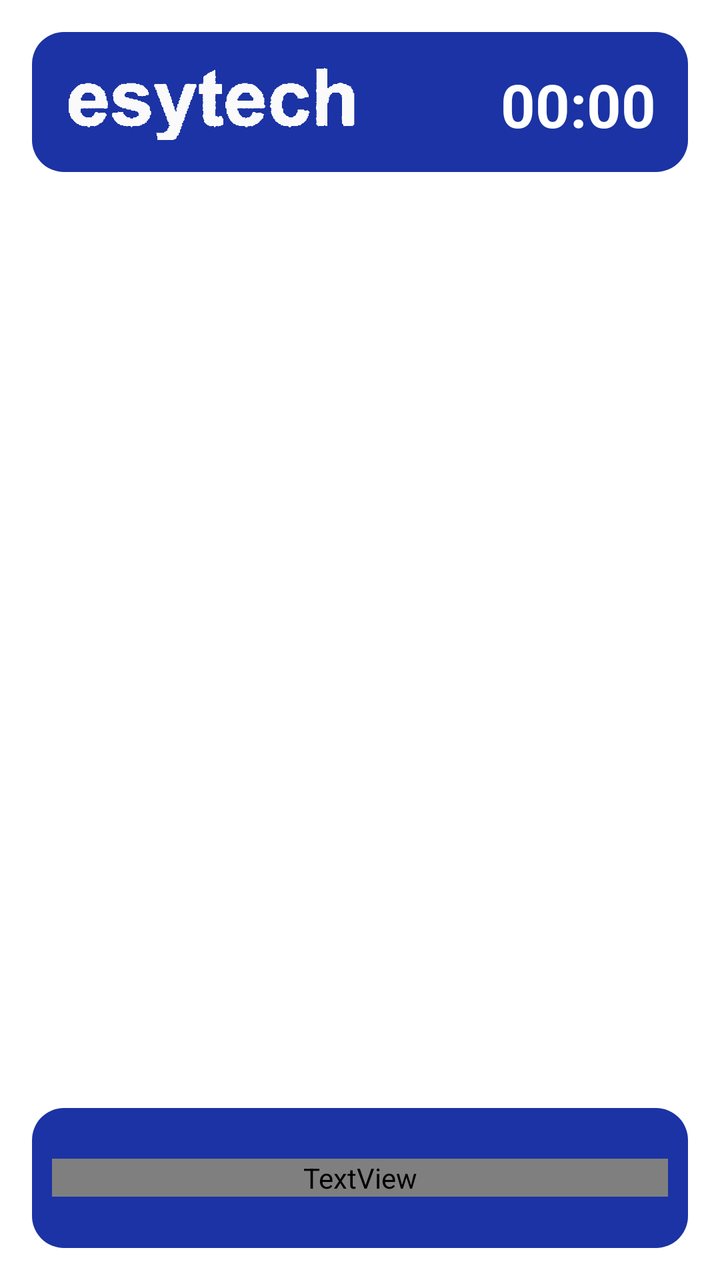
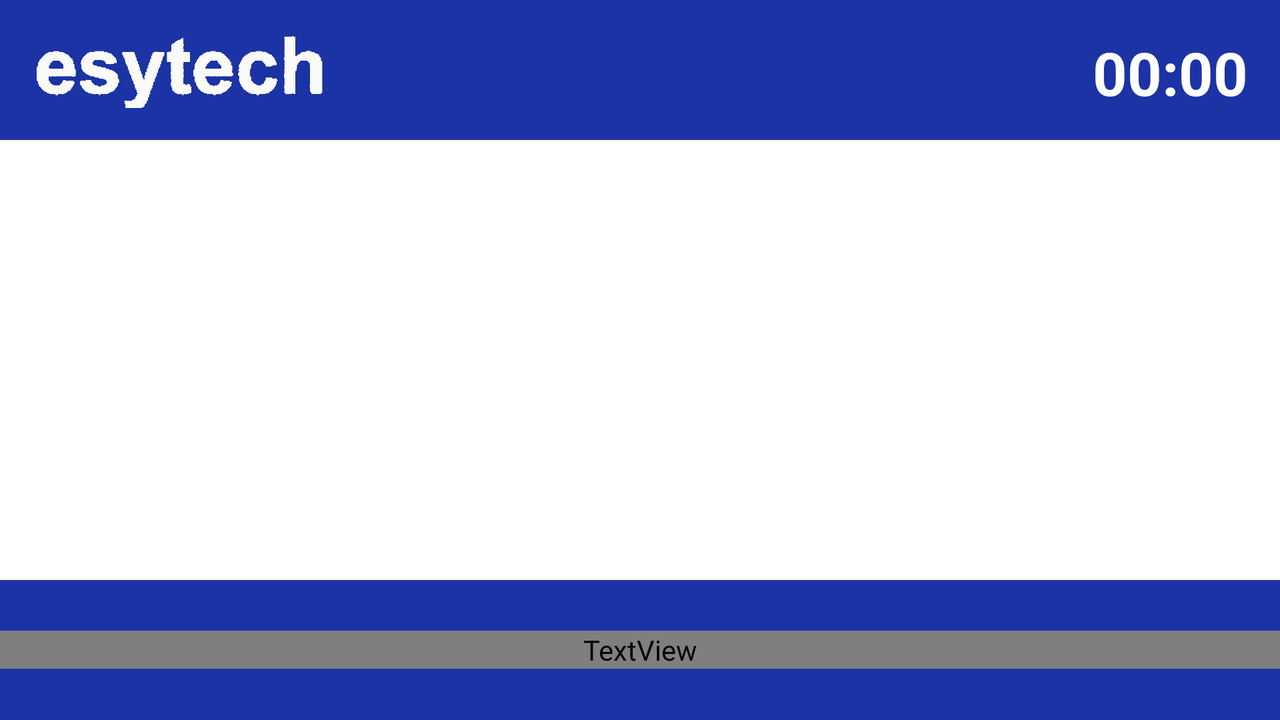

One screen, two layout resources from the same app: the default and the repository's alternative for another configuration. Each is rendered where Android would select it; the XML of both is given below.
<!-- AndroidManifest.xml: application theme Theme.Elimina_Code -->
<!-- res/layout/activity_main.xml -->
<?xml version="1.0" encoding="utf-8"?>
<LinearLayout
    xmlns:android="http://schemas.android.com/apk/res/android"
    android:layout_width="match_parent"
    android:layout_height="match_parent"
    android:orientation="vertical"
    android:padding="16dp">

    
    <LinearLayout
        android:id="@+id/topBar"
        android:layout_width="match_parent"
        android:layout_height="70dp"
        android:orientation="horizontal"
        android:background="@drawable/rounded_button"
        android:padding="16dp"
        android:gravity="center_vertical">

        
        <ImageView
            android:id="@+id/logo"
            android:layout_width="150dp"
            android:layout_height="100dp"
            android:src="@drawable/logo"
            android:contentDescription="Logo" />

        <Space
            android:layout_width="0dp"
            android:layout_height="wrap_content"
            android:layout_weight="1"/>

        
        <TextView
            android:id="@+id/timeTextView"
            android:layout_width="wrap_content"
            android:layout_height="wrap_content"
            android:layout_marginStart="16dp"
            android:text="00:00"
            android:textSize="30sp"
            android:textColor="@android:color/white"
            android:textStyle="bold"
            android:fontFamily="sans-serif" />

    </LinearLayout>


    
    <androidx.viewpager2.widget.ViewPager2
        android:id="@+id/slideshow"
        android:layout_width="match_parent"
        android:layout_height="0dp"
        android:layout_weight="1"
        android:background="@drawable/rounded_image_slider"
        android:clipToPadding="true"
        android:padding="10dp" />

    
    <LinearLayout
        android:layout_width="match_parent"
        android:layout_height="0dp"
        android:layout_weight="1"
        android:orientation="vertical">

        
        <TextView
            android:id="@+id/noRepartiText"
            android:layout_width="wrap_content"
            android:layout_height="wrap_content"
            android:text="Nessun reparto disponibile"
            android:textSize="18sp"
            android:layout_gravity="center"
            android:textStyle="bold"
            android:visibility="gone" />

        
        <ScrollView
            android:layout_width="match_parent"
            android:layout_height="match_parent"
            android:fillViewport="true">

            <LinearLayout
                android:id="@+id/repartiContainer"
                android:layout_width="match_parent"
                android:layout_height="wrap_content"
                android:orientation="vertical" />
        </ScrollView>

    </LinearLayout>

    <LinearLayout
        android:id="@+id/bottomBar"
        android:layout_width="match_parent"
        android:layout_height="70dp"
        android:orientation="horizontal"
        android:background="@drawable/rounded_button"
        android:gravity="center">

        <TextView
            android:id="@+id/newsTicker"
            android:layout_width="match_parent"
            android:layout_height="wrap_content"
            android:text=""
            android:textSize="30sp"
            android:textStyle="bold"
            android:textColor="@android:color/white"
            android:fontFamily="sans-serif-bold"
            android:ellipsize="marquee"
            android:singleLine="true"
            android:marqueeRepeatLimit="marquee_forever"
            android:focusable="true"
            android:focusableInTouchMode="true"
            android:scrollHorizontally="true"
            android:gravity="center_vertical"/>

    </LinearLayout>


</LinearLayout>
<!-- resources referenced by this layout -->
<resources>
  <!-- drawable logo: png bitmap (drawable, 72006 bytes) -->
  <!-- drawable rounded_button (drawable) -->
  <shape xmlns:android="http://schemas.android.com/apk/res/android">
      
      <solid android:color="#1B33A4" /> 
  
      <corners android:radius="16dp" /> 
      <padding
          android:left="10dp"
          android:top="10dp"
          android:right="10dp"
          android:bottom="10dp" />
  </shape>
  <!-- drawable rounded_image_slider (drawable) -->
  <?xml version="1.0" encoding="utf-8"?>
  <shape xmlns:android="http://schemas.android.com/apk/res/android">
      <solid android:color="#00000000"/> 
      <corners android:radius="16dp"/>
      <padding android:left="10dp" android:top="10dp" android:right="10dp" android:bottom="10dp"/>
  </shape>
  <style name="Theme.Elimina_Code" parent="Theme.MaterialComponents.Light.NoActionBar">
          
          <item name="colorPrimary">@color/green</item>
          <item name="colorPrimaryVariant">@color/dark_green</item>
          <item name="colorOnPrimary">@android:color/white</item>
      </style>
  <color name="green">#4CAF50</color>
  <color name="dark_green">#388E3C</color>
</resources>
<!-- res/layout-land/activity_main.xml (the repository's variant of the layout above) -->
<!-- drawn on the phone turned sideways -->
<?xml version="1.0" encoding="utf-8"?>
<LinearLayout xmlns:android="http://schemas.android.com/apk/res/android"
    android:layout_width="match_parent"
    android:layout_height="match_parent"
    android:orientation="vertical">

    
    <LinearLayout
        android:id="@+id/topBar"
        android:layout_width="match_parent"
        android:layout_height="70dp"
        android:orientation="horizontal"
        android:background="@color/colorPrimary"
        android:padding="16dp"
        android:gravity="center_vertical">

        
     <ImageView
            android:id="@+id/logo"
            android:layout_width="150dp"
            android:layout_height="100dp"
            android:src="@drawable/logo"
            android:contentDescription="Logo" />

        <Space
            android:layout_width="0dp"
            android:layout_height="wrap_content"
            android:layout_weight="1"/>

        
        <TextView
            android:id="@+id/timeTextView"
            android:layout_width="wrap_content"
            android:layout_height="wrap_content"
            android:layout_marginStart="16dp"
            android:text="00:00"
            android:textSize="30sp"
            android:textColor="@android:color/white"
            android:textStyle="bold"
            android:fontFamily="sans-serif" />

    </LinearLayout>

    
    <LinearLayout
        android:layout_width="match_parent"
        android:layout_height="0dp"
        android:layout_weight="1"
        android:orientation="horizontal"
        android:padding="16dp">

        
        <androidx.viewpager2.widget.ViewPager2
            android:id="@+id/slideshow"
            android:layout_width="0dp"
            android:layout_height="match_parent"
            android:layout_weight="1"
            android:background="@drawable/rounded_image_slider" />

        
        <LinearLayout
            android:layout_width="0dp"
            android:layout_height="match_parent"
            android:layout_weight="1"
            android:orientation="vertical">

            <TextView
                android:id="@+id/noRepartiText"
                android:layout_width="wrap_content"
                android:layout_height="wrap_content"
                android:text="Nessun reparto disponibile"
                android:textSize="18sp"
                android:layout_gravity="center"
                android:textStyle="bold"
                android:visibility="gone" />

            
            <ScrollView
                android:layout_width="match_parent"
                android:layout_height="0dp"
                android:layout_weight="1"
                android:fillViewport="true">

                <LinearLayout
                    android:id="@+id/repartiContainer"
                    android:layout_width="match_parent"
                    android:layout_height="wrap_content"
                    android:orientation="vertical" />
            </ScrollView>

        </LinearLayout>

    </LinearLayout>

    
    <LinearLayout
        android:id="@+id/bottomBar"
        android:layout_width="match_parent"
        android:layout_height="70dp"
        android:orientation="horizontal"
        android:background="@color/colorPrimary"
        android:gravity="center">

        <TextView
            android:id="@+id/newsTicker"
            android:layout_width="match_parent"
            android:layout_height="wrap_content"
            android:text=""
            android:textSize="30sp"
            android:textStyle="bold"
            android:textColor="@android:color/white"
            android:fontFamily="sans-serif-bold"
            android:ellipsize="marquee"
            android:singleLine="true"
            android:marqueeRepeatLimit="marquee_forever"
            android:focusable="true"
            android:focusableInTouchMode="true"
            android:scrollHorizontally="true"
            android:gravity="center_vertical"/>

    </LinearLayout>

</LinearLayout>
<!-- resources referenced by the variant -->
<!-- as the phone turned sideways resolves them -->
<resources>
  <color name="colorPrimary">#1B33A4</color>
  <!-- drawable logo: png bitmap (drawable, 72006 bytes) -->
  <!-- drawable rounded_image_slider (drawable) -->
  <?xml version="1.0" encoding="utf-8"?>
  <shape xmlns:android="http://schemas.android.com/apk/res/android">
      <solid android:color="#00000000"/> 
      <corners android:radius="16dp"/>
      <padding android:left="10dp" android:top="10dp" android:right="10dp" android:bottom="10dp"/>
  </shape>
  <style name="Theme.Elimina_Code" parent="Theme.MaterialComponents.Light.NoActionBar">
          
          <item name="colorPrimary">@color/green</item>
          <item name="colorPrimaryVariant">@color/dark_green</item>
          <item name="colorOnPrimary">@android:color/white</item>
      </style>
  <color name="green">#4CAF50</color>
  <color name="dark_green">#388E3C</color>
</resources>
